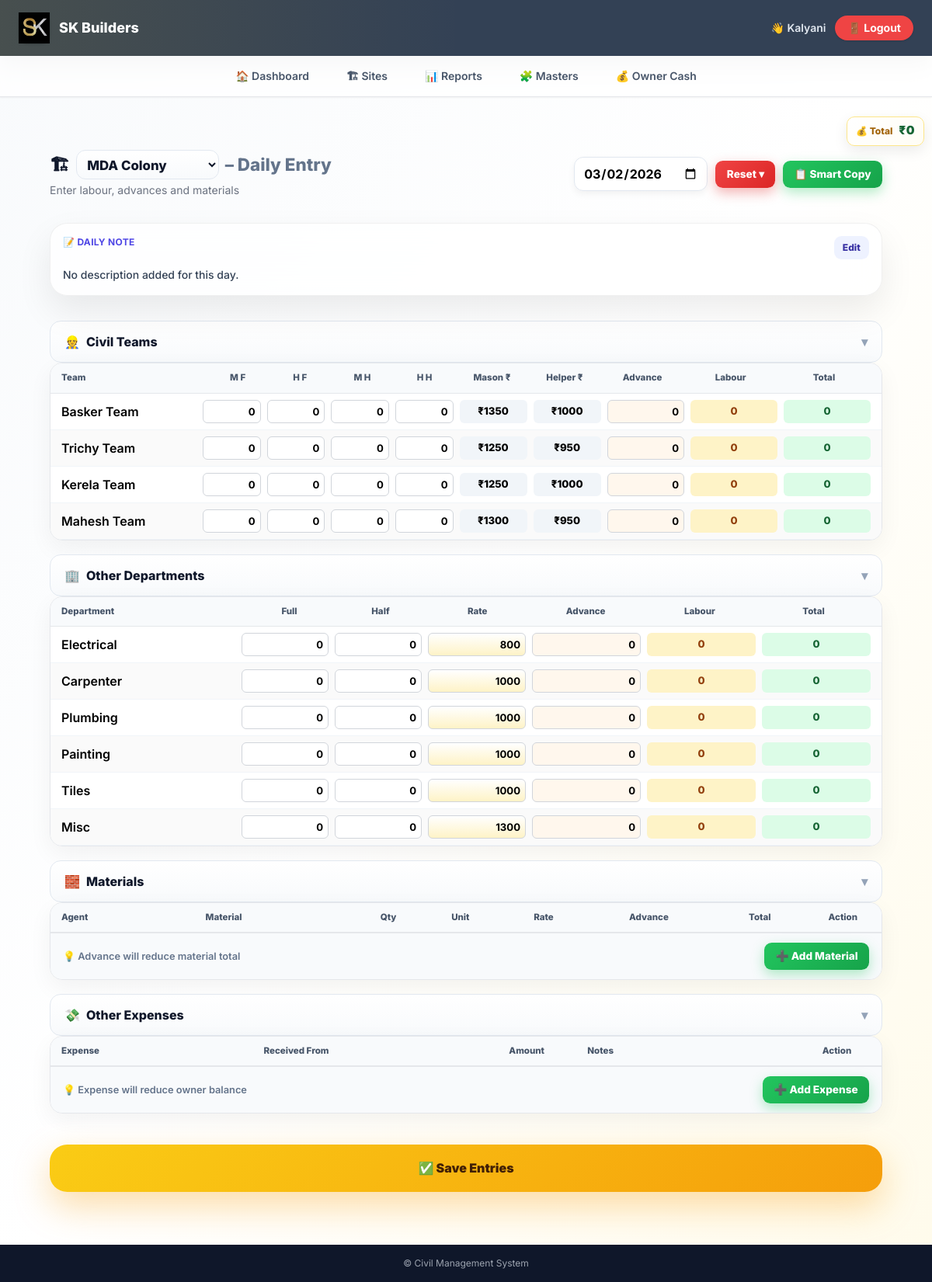
The page /site/17/ (signed in) on the database its author committed.
### civil_app/models.py (models this page shows, shortened)
class Team(models.Model):
    name = models.CharField(max_length=100)

class TeamRate(models.Model):
    team = models.ForeignKey(Team, on_delete=models.CASCADE)
    mason_full_rate = models.IntegerField()
    helper_full_rate = models.IntegerField()
    effective_from = models.DateField(null=True, blank=True)
    from_date = models.DateField()
    is_locked = models.BooleanField(default=False)

class Department(models.Model):
    name = models.CharField(max_length=100, unique=True)

### civil_app/views.py (the view, shortened to what this page needs)
# urls.py: path("site/<int:site_id>/", views.site_detail, name="site_detail"),
@login_required
@staff_required
def site_detail(request, site_id):
    site = get_object_or_404(Site, id=site_id)
    sites = Site.objects.all().order_by("name")
    raw_date = request.GET.get("date") or request.POST.get("date")
    if isinstance(raw_date, str) and raw_date:
        work_date = parse_date(raw_date)
    else:
        work_date = None
    work_date = work_date or date.today()
    teams = Team.objects.all()
    departments = Department.objects.exclude(name="Civil")
    civil_map = {
        c.team_id: c
        for c in CivilDailyWork.objects.filter(site=site, date=work_date)
    }
    advance_map = {
        a.team_id: a.amount
        for a in CivilAdvance.objects.filter(site=site, date=work_date)
    }
    civil_rows = []
    for team in teams:
        rate = get_team_rate(team, work_date)
        if not rate:
            continue
        work = civil_map.get(team.id)
        civil_rows.append({
            "team": team,
            "rate": rate,
            "work": work,
            "labour": work.labour_amount if work else 0,
            "advance": advance_map.get(team.id, 0),
            "total": work.total_amount if work else 0,
        })
    dept_map = {
        d.department_id: d
        for d in DepartmentWork.objects.filter(site=site, date=work_date)
    }
    materials = MaterialEntry.objects.filter(site=site, date=work_date)
    default_rates = {
        r.department_id: r.full_day_rate
        for r in DefaultRate.objects.all()
    }
    note_obj = SiteDailyNote.objects.filter(
        site=site,
        date=work_date
    ).first()
    existing_description = note_obj.description if note_obj else ""
    other_expenses = OtherExpense.objects.filter(
        site=site,
        date=work_date
    ).select_related("owner")
    owners = OwnerCashEntry.objects.select_related("owner").order_by("-date")
    owner_cash_entries = OwnerCashEntry.objects.select_related("owner").order_by("-date")
    return render(request, "site_detail.html", {
        "site": site,
        "sites": sites,
        "work_date": work_date,
        "civil_rows": civil_rows,
        "dept_map": dept_map,
        "materials": materials,
        "other_depts": departments,
        "default_rates": default_rates,
        "daily_description": existing_description,
        "other_expenses": other_expenses,
        "owners": owners,
        "owner_cash_entries": owner_cash_entries,
    })

### civil_app/templates/site_detail.html (shortened to what this page needs)
{% extends "base.html" %}
{% load civil_extras %}
{% block content %}
<div class="page-container max-w-7xl mx-auto px-4 py-6 space-y-8 animate-page">
  <div class="premium-header">
<div>
  <h2 class="page-title">
    <span class="emoji">🏗</span>
    <div class="site-wrap">
      <select id="siteSwitcher"
              onchange="switchSite()"
              class="site-switcher">
        {% for s in sites %}
          <option value="{{ s.id }}"
            {% if s.id == site.id %}selected{% endif %}>
            {{ s.name }}
          </option>
        {% endfor %}
      </select>
    </div>
    <span class="title-sub">– Daily Entry</span>
  </h2>
  <p class="text-sm text-gray-500 mt-1">
    Enter labour, advances and materials
  </p>
</div>
<div class="top-actions">
  <input type="date"
         id="work_date"
         value="{{ work_date|date:'Y-m-d' }}"
         onchange="goToEdit({{ site.id }})"
         class="date-input-modern">
  <div class="relative">
    <button onclick="toggleResetMenu({{ site.id }})"
            class="reset-btn-modern">
      Reset ▾
    </button>
  </div>
  <button type="button"
          onclick="openCopyModal({{ site.id }})"
          class="btn-green-modern">
    📋 Smart Copy
  </button>
<div id="liveTotalBar" class="fixed inset-42 top-[150px] right-[10px] inline-total">
  <span class="inline-total-label">
    💰 Total
  </span>
  <span id="liveGrandTotal" class="inline-total-amount">
    ₹0
  </span>
</div>
</div>
  </div>
  <div id="descPreviewCard" class="glass-card p-4">
    <div class="flex items-start justify-between gap-3">
      <div>
        <p class="text-xs font-bold text-indigo-600 tracking-wide">
          📝 DAILY NOTE
        </p>
    <p id="descPreviewText"
       class="text-sm text-slate-700 font-medium mt-1 whitespace-pre-line">
      {{ daily_description|default_if_none:""|default:"No description added for this day." }}
    </p>
  </div>
  <button type="button"
          onclick="openDescModal()"
          class="chip-btn">
    Edit
  </button>
</div>
  </div>
  <form method="post">
{% include "site/partials/_civil_section.html" %}
{% include "site/partials/_dept_section.html" %}
{% include "site/partials/_material_section.html" %}
{% include "site/partials/_expense_section.html" %}
<button type="submit" class="save-btn w-full mt-10">
  {% if request.GET.date %} 🔄 Update Entries {% else %} ✅ Save Entries {% endif %}
</button>
  </form>
</div>
{% endblock %}

### civil_app/templates/base.html (shortened to what this page needs)
{% load static %}
<!DOCTYPE html>
<html lang="en">
<head>
  <script src="https://cdn.tailwindcss.com"></script>
</head>
<body class="bg-gradient-to-br from-slate-100 via-white to-slate-200 min-h-screen flex flex-col">
  <header class="bg-slate-700 text-white px-6 py-4
                 flex items-center justify-between
                 shadow-xl relative overflow-hidden">
<div class="absolute inset-0 bg-gradient-to-r
            from-yellow-400/10 via-transparent to-transparent"></div>
<div class="relative flex items-center gap-3">
  <div class="rounded-xl shadow flex items-center justify-center">
    <img src="{% static 'images/logo.jpeg' %}"
         alt="SK Builders"
         class="h-10 w-auto drop-shadow-sm">
  </div>
  <div>
    <h1 class="font-extrabold text-lg leading-tight">
      SK Builders
    </h1>
  </div>
</div>
<div class="relative flex items-center gap-3">
  {% if user.is_authenticated %}
    <span class="text-sm text-slate-200 font-semibold">
      👋 {{ user.username }}
    </span>
    <form method="post" action="{% url 'logout' %}">
      <button type="submit"
              class="bg-red-500 hover:bg-red-600
                     text-white text-sm font-bold
                     px-4 py-1.5 rounded-full shadow transition">
        🚪 Logout
      </button>
    </form>
  {% endif %}
</div>
  </header>
  <nav class="sticky top-0 z-30 bg-white/80 backdrop-blur-md border-b shadow-sm">
    <div class="max-w-7xl mx-auto px-4">
  <ul class="flex gap-4 md:gap-8 justify-start md:justify-center
             overflow-x-auto whitespace-nowrap
             text-sm font-semibold text-slate-600">
    <li>
      <a href="/"
         class="nav-link {% if request.path == '/' %}active{% endif %}">
        🏠 Dashboard
      </a>
    </li>
    <li>
      <a href="/sites/"
         class="nav-link {% if '/sites' in request.path %}active{% endif %}">
        🏗 Sites
      </a>
    </li>
    <li>
      <a href="{% url 'reports' %}"
         class="nav-link {% if 'reports' in request.path %}active{% endif %}">
        📊 Reports
      </a>
    </li>
    <li>
      <a href="{% url 'masters_and_payments' %}"
         class="nav-link {% if 'masters' in request.path %}active{% endif %}">
        🧩 Masters
      </a>
    </li>
    <li>
      <a href="{% url 'owner_cash_list' %}"
         class="nav-link {% if 'owner-cash' in request.path %}active{% endif %}">
        💰 Owner Cash
      </a>
    </li>
  </ul>
</div>
  </nav>
  <main class="flex-1 max-w-7xl mx-auto w-full px-4 md:px-6 py-5 animate-page">
    <div class="
                p-6 min-h-[70vh]
                ">
      {% block content %}{% endblock %}
    </div>
  </main>
  <footer class="bg-slate-900 text-gray-400 text-xs text-center py-4">
    © {{ now|date:"Y" }} Civil Management System
  </footer>
</body>
</html>

### civil_app/templates/site/partials/_civil_section.html (shortened to what this page needs)
<h3 onclick="toggleSection(this)" class="section-title-modern">
  <span class="flex items-center gap-2">
    👷 <span>Civil Teams</span>
  </span>
  <span class="section-arrow-modern">▾</span>
</h3>
<div class="table-card-modern civil-wrapper">
  <div class="table-head-modern"
       style="grid-template-columns:
       minmax(160px,1.4fr)
       repeat(4,minmax(50px,.6fr))
       minmax(70px,.7fr)
       minmax(70px,.7fr)
       minmax(80px,.8fr)
       minmax(90px,.9fr)
       minmax(90px,.9fr);">
    <div>Team</div>
    <div class="text-center">M F</div>
    <div class="text-center">H F</div>
    <div class="text-center">M H</div>
    <div class="text-center">H H</div>
    <div class="text-center">Mason ₹</div>
    <div class="text-center">Helper ₹</div>
    <div class="text-center">Advance</div>
    <div class="text-center">Labour</div>
    <div class="text-center">Total</div>
  </div>
  <div class="table-body-modern">
    {% for row in civil_rows %}
    <div class="table-row-modern"
         style="grid-template-columns:
         minmax(160px,1.4fr)
         repeat(4,minmax(50px,.6fr))
         minmax(70px,.7fr)
         minmax(70px,.7fr)
         minmax(80px,.8fr)
         minmax(90px,.9fr)
         minmax(90px,.9fr);">
      <div class="font-semibold truncate">
        {{ row.team.name }}
      </div>
      <input name="mason_full_{{ row.team.id }}"
             value="{{ row.work.mason_full|default:0 }}"
             class="table-input-modern money"
             oninput="calcCivil({{ row.team.id }}, {{ row.rate.mason_full_rate }}, {{ row.rate.helper_full_rate }})">
      <input name="helper_full_{{ row.team.id }}"
             value="{{ row.work.helper_full|default:0 }}"
             class="table-input-modern money"
             oninput="calcCivil({{ row.team.id }}, {{ row.rate.mason_full_rate }}, {{ row.rate.helper_full_rate }})">
      <input name="mason_half_{{ row.team.id }}"
             value="{{ row.work.mason_half|default:0 }}"
             class="table-input-modern money"
             oninput="calcCivil({{ row.team.id }}, {{ row.rate.mason_full_rate }}, {{ row.rate.helper_full_rate }})">
      <input name="helper_half_{{ row.team.id }}"
             value="{{ row.work.helper_half|default:0 }}"
             class="table-input-modern money"
             oninput="calcCivil({{ row.team.id }}, {{ row.rate.mason_full_rate }}, {{ row.rate.helper_full_rate }})">
      <div class="table-box-modern">₹{{ row.rate.mason_full_rate }}</div>
      <div class="table-box-modern">₹{{ row.rate.helper_full_rate }}</div>
      <input name="advance_{{ row.team.id }}"
             value="{{ row.advance }}"
             class="table-input-modern money advance-modern"
             oninput="calcCivil({{ row.team.id }}, {{ row.rate.mason_full_rate }}, {{ row.rate.helper_full_rate }})">
      <div id="civil_labour_{{ row.team.id }}"
           class="table-box-modern labour-modern">
        {{ row.labour }}
      </div>
      <div id="civil_total_{{ row.team.id }}"
           class="table-box-modern total-modern">
        {{ row.total }}
      </div>
    </div>
    {% endfor %}
  </div>
</div>

### civil_app/templates/site/partials/_dept_section.html (shortened to what this page needs)
{% load civil_extras %}
<h3 onclick="toggleSection(this)" class="section-title-modern">
  <span class="flex items-center gap-2">
    🏢 <span>Other Departments</span>
  </span>
  <span class="section-arrow-modern">▾</span>
</h3>
<div class="table-card-modern dept-wrapper">
  <div class="table-head-modern"
       style="grid-template-columns:
       minmax(200px,1.6fr)
       repeat(2,minmax(70px,.8fr))
       minmax(90px,.9fr)
       minmax(100px,1fr)
       minmax(110px,1fr)
       minmax(110px,1fr);">
    <div>Department</div>
    <div class="text-center">Full</div>
    <div class="text-center">Half</div>
    <div class="text-center">Rate</div>
    <div class="text-center">Advance</div>
    <div class="text-center">Labour</div>
    <div class="text-center">Total</div>
  </div>
  <div class="table-body-modern">
    {% for dept in other_depts %}
    {% with row=dept_map|get_item:dept.id %}
    <div class="table-row-modern dept-row"
         style="grid-template-columns:
         minmax(200px,1.6fr)
         repeat(2,minmax(70px,.8fr))
         minmax(90px,.9fr)
         minmax(100px,1fr)
         minmax(110px,1fr)
         minmax(110px,1fr);">
      <div class="font-semibold truncate">
        {{ dept.name }}
      </div>
      <input name="dept_full_{{ dept.id }}"
             value="{{ row.full_day_count|default:0 }}"
             class="table-input-modern money"
             oninput="calcDept({{ dept.id }})">
      <input name="dept_half_{{ dept.id }}"
             value="{{ row.half_day_count|default:0 }}"
             class="table-input-modern money"
             oninput="calcDept({{ dept.id }})">
      <input name="dept_rate_{{ dept.id }}"
             value="{% if row and row.full_day_rate %}{{ row.full_day_rate }}{% else %}{{ default_rates|get_item:dept.id|default:0 }}{% endif %}"
             class="table-input-modern money rate-highlight"
             oninput="calcDept({{ dept.id }})">
      <input name="dept_advance_{{ dept.id }}"
             value="{{ row.advance_amount|default:0 }}"
             class="table-input-modern money advance-modern"
             oninput="calcDept({{ dept.id }})">
      <div id="dept_labour_{{ dept.id }}"
           class="table-box-modern labour-modern">
        {{ row.labour_amount|default:0 }}
      </div>
      <div id="dept_total_{{ dept.id }}"
           class="table-box-modern total-modern">
        {{ row.total_amount|default:0 }}
      </div>
    </div>
    {% endwith %}
    {% endfor %}
  </div>
</div>

### rows shown on the page
Team: team.name "Basker Team", work.mason_full "0", work.helper_full "0", work.mason_half "0", work.helper_half "0", rate.mason_full_rate "1350", rate.helper_full_rate "1000", advance "0", labour "0", total "0"
Team: team.name "Trichy Team", work.mason_full "0", work.helper_full "0", work.mason_half "0", work.helper_half "0", rate.mason_full_rate "1250", rate.helper_full_rate "950", advance "0", labour "0", total "0"
Team: team.name "Kerela Team", work.mason_full "0", work.helper_full "0", work.mason_half "0", work.helper_half "0", rate.mason_full_rate "1250", rate.helper_full_rate "1000", advance "0", labour "0", total "0"
Team: team.name "Mahesh Team", work.mason_full "0", work.helper_full "0", work.mason_half "0", work.helper_half "0", rate.mason_full_rate "1300", rate.helper_full_rate "950", advance "0", labour "0", total "0"
Department: name "Electrical", full_day_count "0", half_day_count "0", id "800", advance_amount "0", labour_amount "0", total_amount "0"
Department: name "Carpenter", full_day_count "0", half_day_count "0", id "1000", advance_amount "0", labour_amount "0", total_amount "0"
Department: name "Plumbing", full_day_count "0", half_day_count "0", id "1000", advance_amount "0", labour_amount "0", total_amount "0"
Department: name "Painting", full_day_count "0", half_day_count "0", id "1000", advance_amount "0", labour_amount "0", total_amount "0"
Department: name "Tiles", full_day_count "0", half_day_count "0", id "1000", advance_amount "0", labour_amount "0", total_amount "0"
Department: name "Misc", full_day_count "0", half_day_count "0", id "1300", advance_amount "0", labour_amount "0", total_amount "0"

### other values the page prints
{{ user.username }} "Kalyani"
form field value "MDA Colony"
